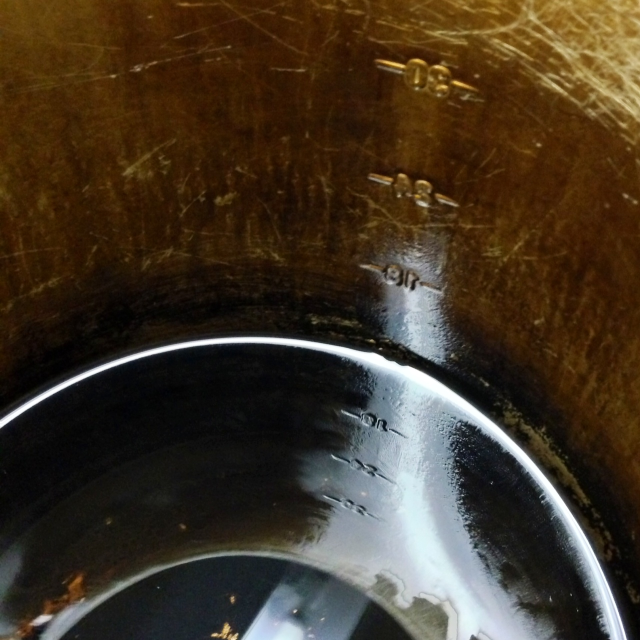
#> input picture programming_computer_vision_with_python/cvbook-contrib/coffee.jpeg, 1280 x 1280 px (shown at 1/2 size)
$ python ch01_matplot.py
#> lines starting #> are read from the running program, lines starting #| are printed output that depends on the picture
from PIL import Image
from pylab import *

im = array(Image.open('coffee.jpeg'))
#> im is the input picture: shape (1280, 1280, 3); mean R, G, B 66.2, 53.1, 37.3

imshow(im)

x = [100, 100, 400, 400]
y = [200, 500, 200, 500]
plot(x, y, 'r*')

plot(x[:2], y[:2])

title('Plotting: "coffee.jpeg"')
show()
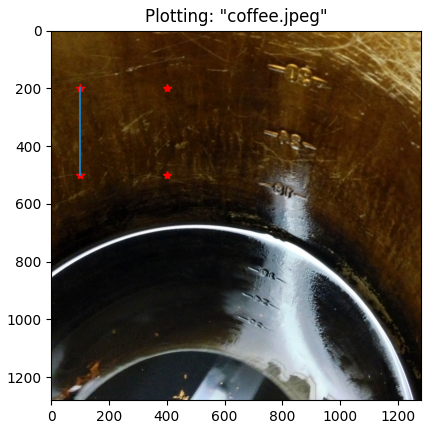
#> figure drawn by matplotlib, 1 panel

$ run again, with programming_computer_vision_with_python/cvbook-contrib/sea.jpeg copied over programming_computer_vision_with_python/cvbook-contrib/coffee.jpeg
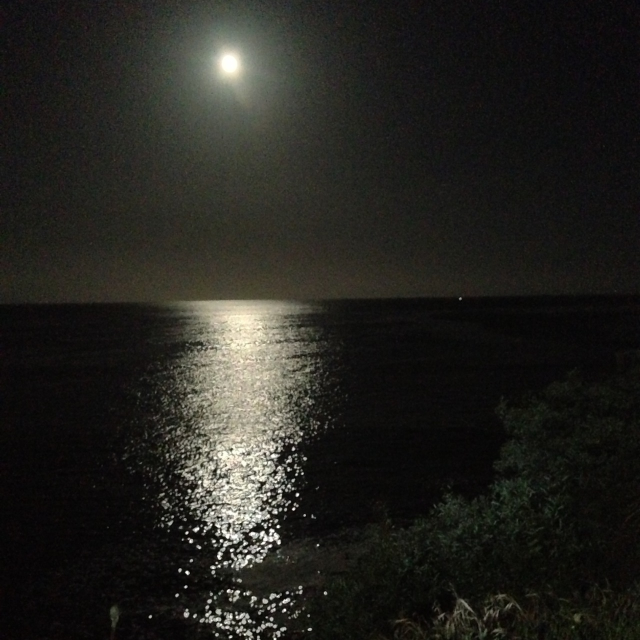
#> input picture programming_computer_vision_with_python/cvbook-contrib/sea.jpeg, 1280 x 1280 px (shown at 1/2 size)
#> im is the input picture: shape (1280, 1280, 3); mean R, G, B 35.9, 35.3, 30.9
#> `show()`:
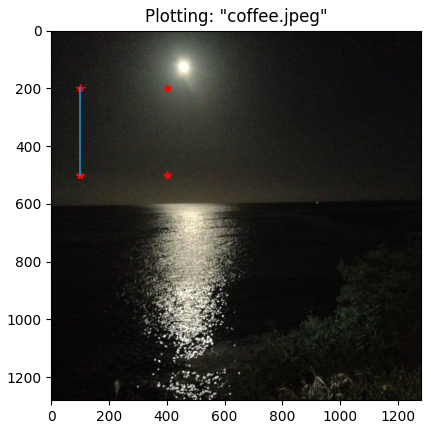
#> figure drawn by matplotlib, 1 panel
